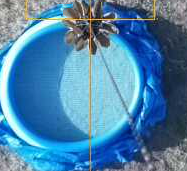
#> input picture Test/havuz.png, 187 x 171 px, given in place of the camera
$ python goruntu_isleme.py
#> lines starting #> are read from the running program, lines starting #| are printed output that depends on the picture; after the words box and inside, x2 and y2 are one past the last pixel; in counts of white or black regions, pixels touching at a corner belong together
import cv2
import numpy as np

cap = cv2.VideoCapture(0)
while True:
    ret, frame = cap.read()
#> frame is the input picture: shape (171, 187, 3); mean B, G, R 169.1, 130.5, 76.4
    if(cap.isOpened() == False):
        continue
    else:
        blur = cv2.medianBlur(frame, 51)
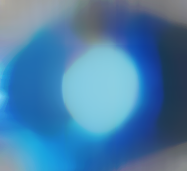
#> blur: shape (171, 187, 3); mean B, G, R 168.5, 125.8, 72.2
        hsv = cv2.cvtColor(blur, cv2.COLOR_RGB2HSV)
#> hsv: shape (171, 187, 3); mean H, S, V 17.1, 142.2, 168.5
        lower_red = np.array([0,70,50])
        upper_red = np.array([10,255,255])
        mask = cv2.inRange(hsv, lower_red, upper_red)
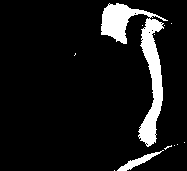
#> mask: shape (171, 187); 9.1% white; 12 white regions (10 under 20 px)

        contours, _ = cv2.findContours(mask, cv2.RETR_TREE, cv2.CHAIN_APPROX_SIMPLE)
#> contours = 24 contours, 22 with area under 20; largest, box (x1, y1, x2, y2) and area: (101, 3, 168, 147) 2417, (117, 150, 164, 171) 202

        for cnt in contours:
            area = cv2.contourArea(cnt)

            epsilon = 0.02 * cv2.arcLength(cnt, True)
            approx = cv2.approxPolyDP(cnt, epsilon, True)

            x = approx.ravel()[0]
            y = approx.ravel()[1]

            if area > 10000:
                cv2.drawContours(frame, [approx], 0, (0, 0, 255), 5)

                if len(approx) > 6:
                    M = cv2.moments(mask)

                    X = int(M["m10"] / M["m00"])
                    Y = int(M["m01"] / M["m00"])
                    print(X, Y)

                    cv2.circle(mask, (X, Y), 5, (0, 255, 0), -1)
#> this loop made 24 passes
#> (area, epsilon, approx, x, y) on pass 2: (202.5, 2.22, [[163, 150], [130, 160], [117, 170], [130, 169]], 163, 150)
#> (area, epsilon, x, y) on pass 12: (2417, 11.03, 109, 3)

        cv2.imshow("Ana_Goruntu", frame)
        cv2.imshow("Mask", mask)

        if cv2.waitKey(60) & 0xFF == ord('q'):
#> (key q is pressed here)
            break

cap.release()
cv2.destroyAllWindows()
